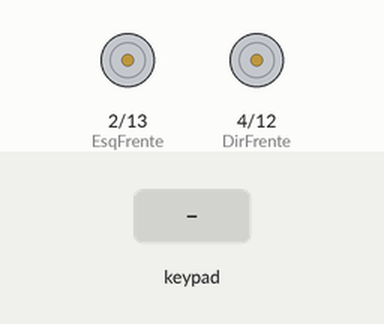
Recording of a sketch running on a simulated ESP32. Shown: motor-driver pin pairs drawn as motors (green arrow = first pin HIGH = forward, orange = second pin HIGH = backward, longer = more drive). The inputs (shaded band) are chosen by the test bench.

Above: at 1.2 s.
1.3 s: key 'U' pressed
At 1.5 s:
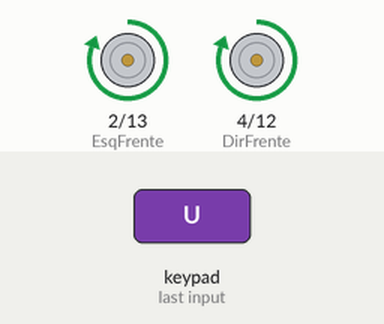
3.2 s: key 'D' pressed
At 3.4 s:
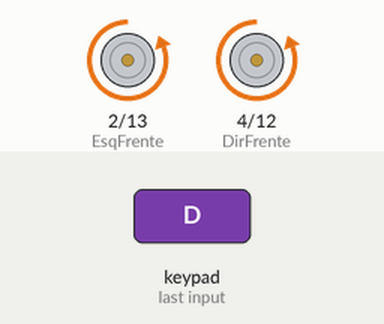
5.1 s: key 'L' pressed
At 5.3 s:
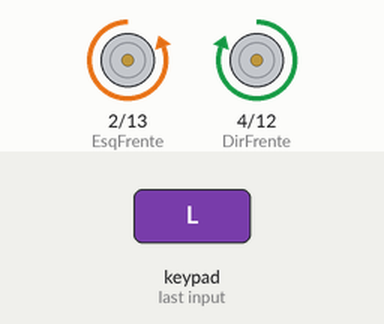
7.0 s: key 'R' pressed
At 7.2 s:
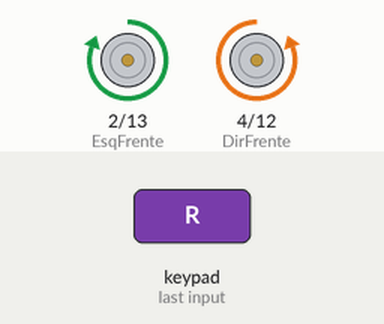
Timing chart, 0 to 9.9 s (numbered marks = the images above; inputs shaded):
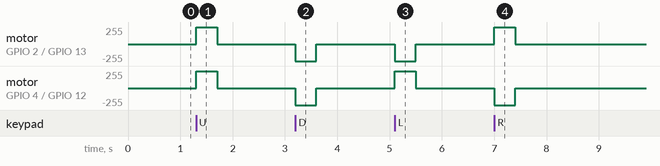

Measured:
- after the input at 1.3 s, motor on GPIO 2 (EsqFrente) / GPIO 13 (EsqTras), motor on GPIO 4 (DirFrente) / GPIO 12 (DirTras): stopped → forward 255/255 at once, → stopped 0.40 s later
- after the input at 3.2 s, motor on GPIO 2 (EsqFrente) / GPIO 13 (EsqTras), motor on GPIO 4 (DirFrente) / GPIO 12 (DirTras): stopped → backward 255/255 at once, → stopped 0.40 s later
- after the input at 5.1 s, motor on GPIO 2 (EsqFrente) / GPIO 13 (EsqTras): stopped → backward 255/255 at once, → stopped 0.40 s later; motor on GPIO 4 (DirFrente) / GPIO 12 (DirTras): stopped → forward 255/255 at once, → stopped 0.40 s later
- after the input at 7.0 s, motor on GPIO 2 (EsqFrente) / GPIO 13 (EsqTras): stopped → forward 255/255 at once, → stopped 0.40 s later; motor on GPIO 4 (DirFrente) / GPIO 12 (DirTras): stopped → backward 255/255 at once, → stopped 0.40 s later

The sketch:

bluetooth-car-esp32.ino
```cpp
#include "motor.h"
#define CUSTOM_SETTINGS
#define INCLUDE_GAMEPAD_MODULE
#include <DabbleESP32.h>

void setup() {
  // put your setup code here, to run once:
  Dabble.begin("MyEsp32");       //set bluetooth name of your device
  pinMode(DirFrente, OUTPUT);
  pinMode(DirTras, OUTPUT);
  pinMode(EsqFrente, OUTPUT);
  pinMode(EsqTras, OUTPUT);
}

void loop() {
  Dabble.processInput();             //this function is used to refresh data obtained from smartphone.Hence calling this function is mandatory in order to get data properly from your mobile.
  if (GamePad.isUpPressed())
  {
    moveFrente();
  }

  else if (GamePad.isDownPressed())
  {
    moveRe();
  }

  else if (GamePad.isLeftPressed())
  {
    esquerda();
  }

  else if (GamePad.isRightPressed())
  {
    direita();
  }
  else{
    parar();
  }
}
```

motor.h
```cpp
#define DirFrente 4
#define DirTras 12
#define EsqFrente 2
#define EsqTras 13

void moveFrente(){
  digitalWrite(DirFrente, HIGH);
  digitalWrite(DirTras, LOW);

  digitalWrite(EsqFrente, HIGH);
  digitalWrite(EsqTras, LOW);
}

void frenteDireita(){
  digitalWrite(DirFrente, LOW);
  digitalWrite(DirTras, LOW);

  digitalWrite(EsqFrente, HIGH);
  digitalWrite(EsqTras, LOW);
}

void frenteEsquerda(){
  digitalWrite(DirFrente, HIGH);
  digitalWrite(DirTras, LOW);

  digitalWrite(EsqFrente, LOW);
  digitalWrite(EsqTras, LOW);
}

void moveRe(){
  digitalWrite(DirFrente, LOW);
  digitalWrite(DirTras, HIGH);

  digitalWrite(EsqFrente, LOW);
  digitalWrite(EsqTras, HIGH);
}

void reDireita(){
  digitalWrite(DirFrente, LOW);
  digitalWrite(DirTras, LOW);

  digitalWrite(EsqFrente, LOW);
  digitalWrite(EsqTras, HIGH);
}

void reEsquerda(){
  digitalWrite(DirFrente, LOW);
  digitalWrite(DirTras, HIGH);

  digitalWrite(EsqFrente, LOW);
  digitalWrite(EsqTras, HIGH);
}

void direita(){
  digitalWrite(DirFrente, LOW);
  digitalWrite(DirTras, HIGH);

  digitalWrite(EsqFrente, HIGH);
  digitalWrite(EsqTras, LOW);
}

void esquerda(){
  digitalWrite(DirFrente, HIGH);
  digitalWrite(DirTras, LOW);

  digitalWrite(EsqFrente, LOW);
  digitalWrite(EsqTras, HIGH);
}

void parar(){
  digitalWrite(DirFrente, LOW);
  digitalWrite(DirTras, LOW);

  digitalWrite(EsqFrente, LOW);
  digitalWrite(EsqTras, LOW);
}
```
